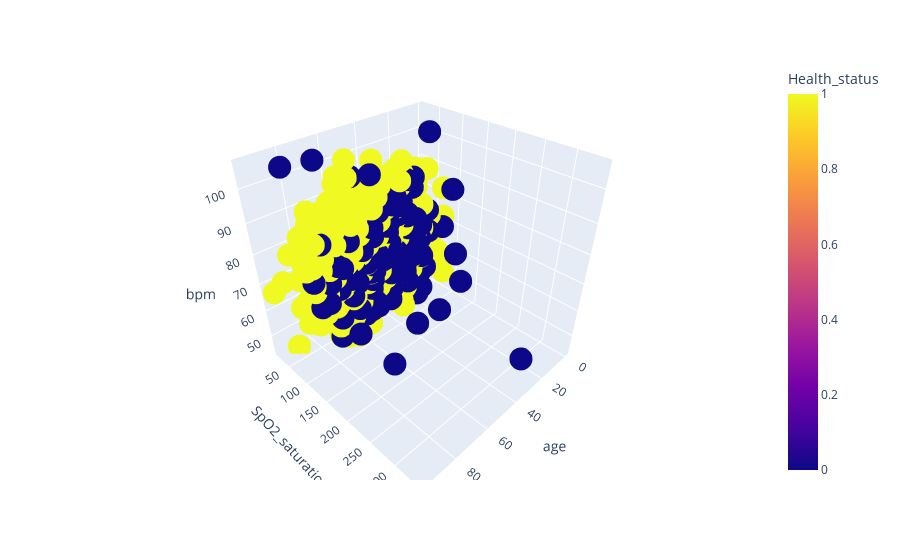

The notebook cell saved with this chart:
### Code cell
fig = px.scatter_3d(health_data_not_missing, x='age', y='SpO2_saturation', z='bpm',
              color='Health_status')
fig.show()

### Figure 1 — Plotly figure (JSON) as saved in the notebook; plotly's stock layout.template omitted (floating-point values rounded to 4 significant figures; data arrays with more than 128 entries replaced by an {"elided": "..."} marker saying what was removed)
{"data": [{"hovertemplate": "age=%{x}<br>SpO2_saturation=%{y}<br>bpm=%{z}<br>Health_status=%{marker.color}<extra></extra>", "legendgroup": "", "marker": {"color": {"elided": "825 int values"}, "coloraxis": "coloraxis", "symbol": "circle"}, "mode": "markers", "name": "", "scene": "scene", "showlegend": false, "type": "scatter3d", "x": {"elided": "825 float values"}, "y": {"elided": "825 float values"}, "z": {"elided": "825 int values"}}], "layout": {"coloraxis": {"colorbar": {"title": {"text": "Health_status"}}, "colorscale": [[0, "#0d0887"], [0.1111, "#46039f"], [0.2222, "#7201a8"], [0.3333, "#9c179e"], [0.4444, "#bd3786"], [0.5556, "#d8576b"], [0.6667, "#ed7953"], [0.7778, "#fb9f3a"], [0.8889, "#fdca26"], [1, "#f0f921"]]}, "legend": {"tracegroupgap": 0}, "margin": {"t": 60}, "scene": {"domain": {"x": [0, 1], "y": [0, 1]}, "xaxis": {"title": {"text": "age"}}, "yaxis": {"title": {"text": "SpO2_saturation"}}, "zaxis": {"title": {"text": "bpm"}}}}}
